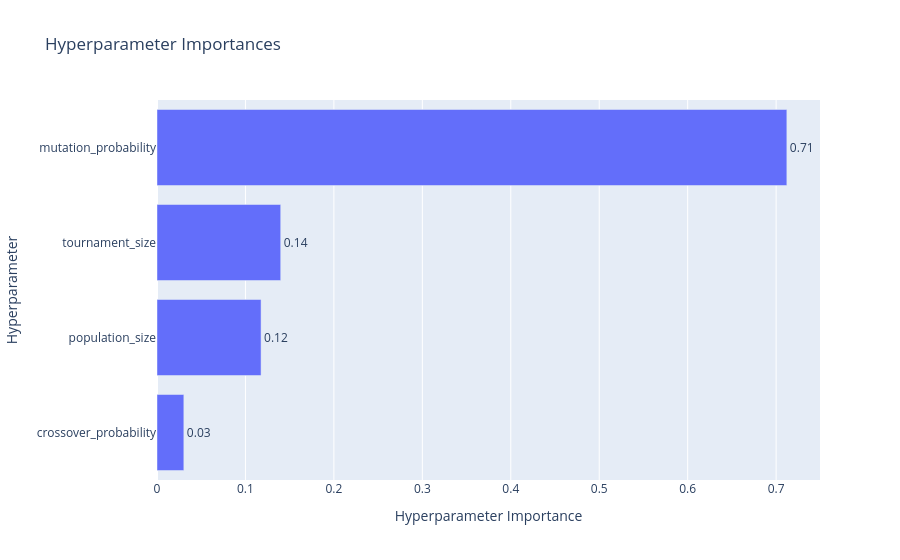

The notebook cell saved with this chart:
### Code cell
plot_param_importances(study).show()

### Figure 1 — Plotly figure (JSON) as saved in the notebook; plotly's stock layout.template omitted (floating-point values rounded to 4 significant figures)
{"data": [{"cliponaxis": false, "hovertemplate": ["crossover_probability (FloatDistribution): 0.030342606955131753<extra></extra>", "population_size (IntDistribution): 0.11765590711612459<extra></extra>", "tournament_size (IntDistribution): 0.13986732101068097<extra></extra>", "mutation_probability (FloatDistribution): 0.7121341649180626<extra></extra>"], "name": "Objective Value", "orientation": "h", "text": ["0.03", "0.12", "0.14", "0.71"], "textposition": "outside", "type": "bar", "x": [0.03034, 0.1177, 0.1399, 0.7121], "y": ["crossover_probability", "population_size", "tournament_size", "mutation_probability"]}], "layout": {"title": {"text": "Hyperparameter Importances"}, "xaxis": {"title": {"text": "Hyperparameter Importance"}}, "yaxis": {"title": {"text": "Hyperparameter"}}}}
